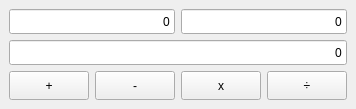
<?xml version="1.0" encoding="UTF-8"?>
<ui version="4.0">
 <class>MainWindow</class>
 <widget class="QMainWindow" name="MainWindow">
  <property name="windowModality">
   <enum>Qt::NonModal</enum>
  </property>
  <property name="geometry">
   <rect>
    <x>0</x>
    <y>0</y>
    <width>340</width>
    <height>109</height>
   </rect>
  </property>
  <property name="contextMenuPolicy">
   <enum>Qt::DefaultContextMenu</enum>
  </property>
  <property name="windowTitle">
   <string>Simple calculator</string>
  </property>
  <widget class="QWidget" name="centralwidget">
   <layout class="QVBoxLayout" name="verticalLayout_2">
    <item>
     <layout class="QVBoxLayout" name="verticalLayout">
      <item>
       <layout class="QHBoxLayout" name="horizontalLayout_element">
        <item>
         <widget class="QLineEdit" name="lineEdit_1">
          <property name="minimumSize">
           <size>
            <width>0</width>
            <height>25</height>
           </size>
          </property>
          <property name="text">
           <string>0</string>
          </property>
          <property name="alignment">
           <set>Qt::AlignRight|Qt::AlignTrailing|Qt::AlignVCenter</set>
          </property>
         </widget>
        </item>
        <item>
         <widget class="QLineEdit" name="lineEdit_2">
          <property name="minimumSize">
           <size>
            <width>0</width>
            <height>25</height>
           </size>
          </property>
          <property name="text">
           <string>0</string>
          </property>
          <property name="alignment">
           <set>Qt::AlignRight|Qt::AlignTrailing|Qt::AlignVCenter</set>
          </property>
         </widget>
        </item>
       </layout>
      </item>
      <item>
       <widget class="QLineEdit" name="lineEdit_result">
        <property name="minimumSize">
         <size>
          <width>0</width>
          <height>25</height>
         </size>
        </property>
        <property name="text">
         <string>0</string>
        </property>
        <property name="alignment">
         <set>Qt::AlignRight|Qt::AlignTrailing|Qt::AlignVCenter</set>
        </property>
        <property name="readOnly">
         <bool>true</bool>
        </property>
       </widget>
      </item>
      <item>
       <layout class="QHBoxLayout" name="horizontalLayout_actions">
        <item>
         <widget class="QPushButton" name="pushButton_plus">
          <property name="sizePolicy">
           <sizepolicy hsizetype="Minimum" vsizetype="Expanding">
            <horstretch>0</horstretch>
            <verstretch>0</verstretch>
           </sizepolicy>
          </property>
          <property name="minimumSize">
           <size>
            <width>0</width>
            <height>20</height>
           </size>
          </property>
          <property name="text">
           <string>+</string>
          </property>
         </widget>
        </item>
        <item>
         <widget class="QPushButton" name="pushButton_minus">
          <property name="sizePolicy">
           <sizepolicy hsizetype="Minimum" vsizetype="Expanding">
            <horstretch>0</horstretch>
            <verstretch>0</verstretch>
           </sizepolicy>
          </property>
          <property name="minimumSize">
           <size>
            <width>0</width>
            <height>20</height>
           </size>
          </property>
          <property name="text">
           <string>-</string>
          </property>
         </widget>
        </item>
        <item>
         <widget class="QPushButton" name="pushButton_mult">
          <property name="sizePolicy">
           <sizepolicy hsizetype="Minimum" vsizetype="Expanding">
            <horstretch>0</horstretch>
            <verstretch>0</verstretch>
           </sizepolicy>
          </property>
          <property name="minimumSize">
           <size>
            <width>0</width>
            <height>20</height>
           </size>
          </property>
          <property name="text">
           <string>x</string>
          </property>
         </widget>
        </item>
        <item>
         <widget class="QPushButton" name="pushButton_division">
          <property name="sizePolicy">
           <sizepolicy hsizetype="Minimum" vsizetype="Expanding">
            <horstretch>0</horstretch>
            <verstretch>0</verstretch>
           </sizepolicy>
          </property>
          <property name="minimumSize">
           <size>
            <width>0</width>
            <height>20</height>
           </size>
          </property>
          <property name="text">
           <string>÷</string>
          </property>
         </widget>
        </item>
       </layout>
      </item>
     </layout>
    </item>
   </layout>
  </widget>
 </widget>
 <resources/>
 <connections/>
</ui>
